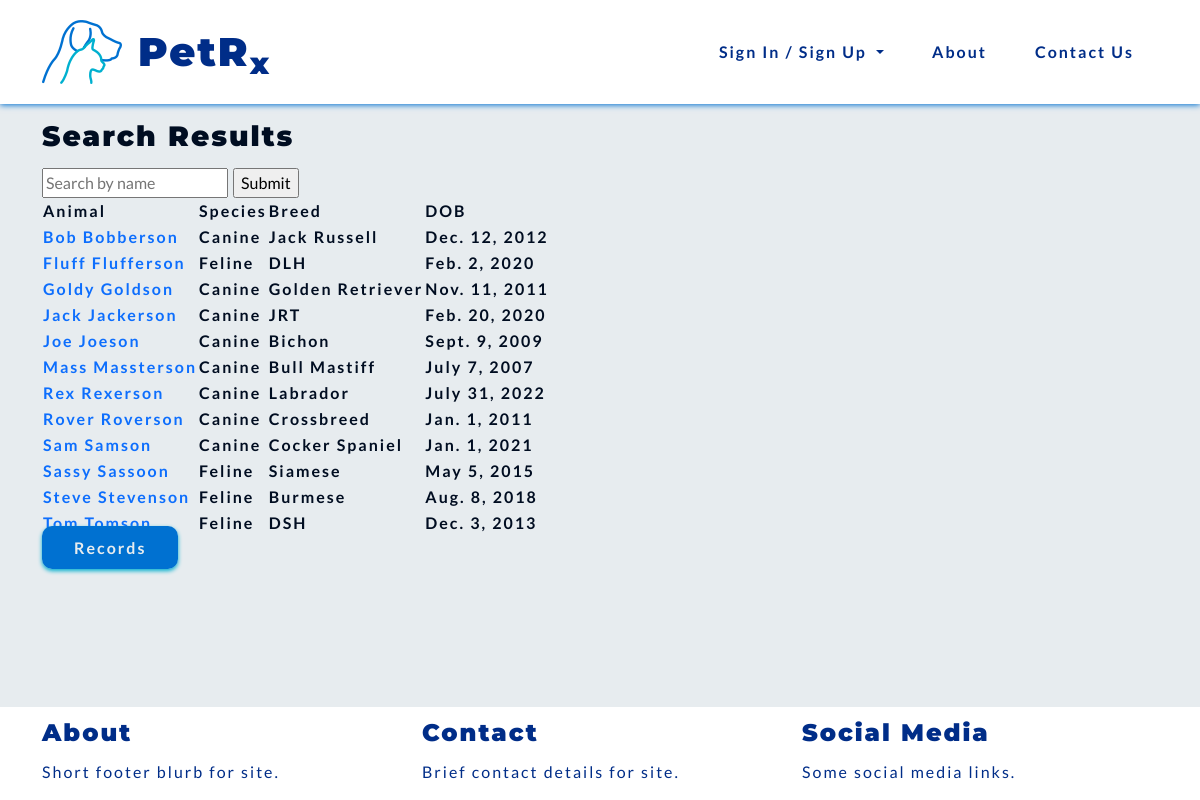
Page /records/record-search/ on the earlier database version.
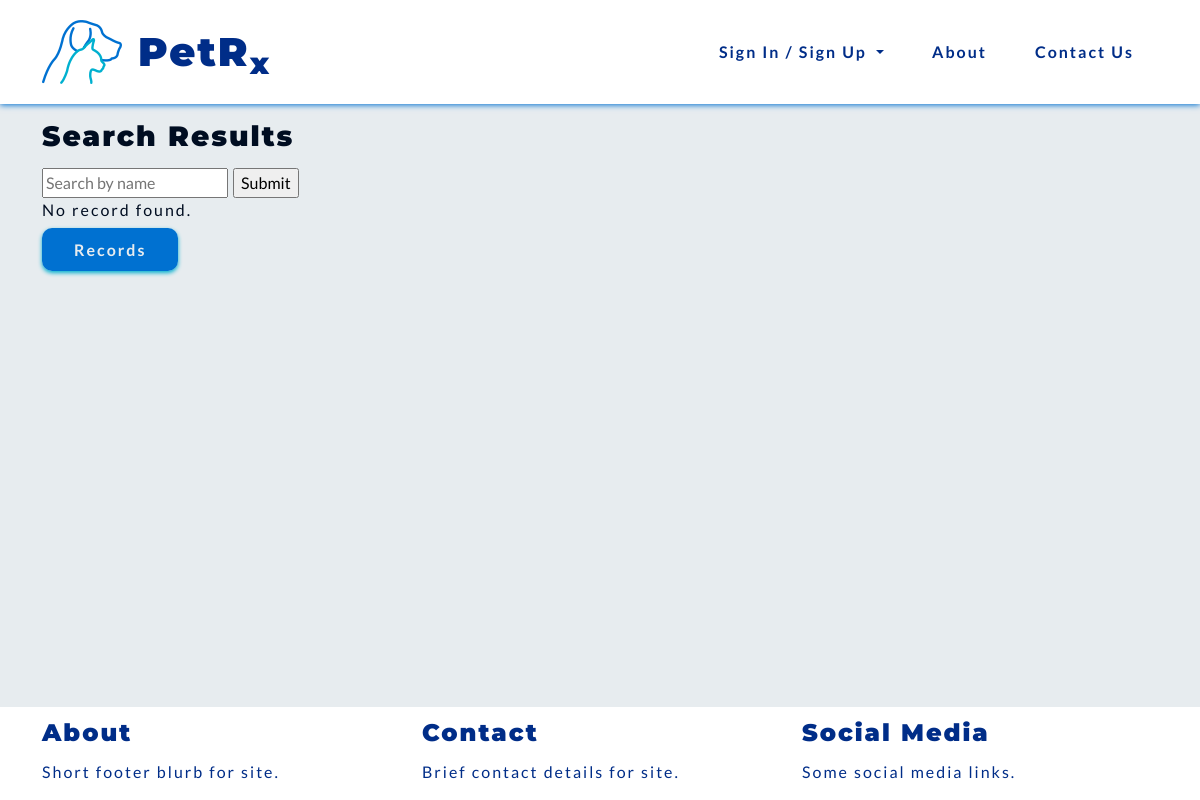
Same page on the later database version.
### records/models.py (models this page shows)
class Record(models.Model):
    name = models.CharField(max_length=50)
    surname = models.CharField(max_length=50)
    date_of_birth = models.DateField()
    species = models.CharField(choices=SPECIES, max_length=10)
    breed = models.CharField(max_length=50)
    sex = models.CharField(choices=SEX, max_length=10)
    weight = models.DecimalField(max_digits=5, decimal_places=2)
    note = models.CharField(max_length=300)
    def __str__(self):
        return self.name + " " + self.surname
    class Meta:
        ordering = ['surname']
        unique_together = ['name', 'surname', 'date_of_birth', 'species', 'breed', 'sex']

### records/views.py (the view)
# urls.py: path('record-search/', views.record_search, name='record_search'),
def record_search(request):
    query = request.GET.get('query')
    record_qs = Record.objects.all()
    if query is not None:
        args = Q(name__icontains=query) | Q(surname__icontains=query)
        record_qs = Record.objects.filter(args)
    context = {'record_list': record_qs}
    return render(request, 'records/record_search.html', context)

### records/templates/records/record_search.html (shortened to what this page needs)
{% extends 'base.html' %}
{% block content %}
<h3> Search Results </h3>
<form method="GET" action="{% url 'records:record_search' %}">
    <input type="text" name="query" placeholder="Search by name">
    <input type="submit">
</form>
{% if record_list %}
<table>
    <tr>
        <th>Animal</th>
        <th>Species</th>
        <th>Breed</th>
        <th>DOB</th>
    </tr>
    {% for record in record_list %}
    <tr>
        <th><a href="{% url 'records:animal_profile' animal_id=record.id %}">{{ record }}</a>
        <th>{{ record.species }}</th>
        <th>{{ record.breed }}</th>
        <th>{{ record.date_of_birth }}</th>
    <tr>
        {% endfor %}
</table>
{% else %}
<p>No record found.</p>
{% endif %}
    <a class="pet-btns" href="{% url 'records:records' %}">Records</a>
{% endblock %}

### templates/base.html (shortened to what this page needs)
{% load static %}
<!DOCTYPE html>
<html lang="en">
<head>
    <link href="https://cdn.jsdelivr.net/npm/bootstrap@5.0.2/dist/css/bootstrap.min.css" rel="stylesheet">
    <link rel="stylesheet" type="text/css" href="{% static 'css/style.css' %}">
</head>
<body>
    {% include 'nav/header.html' %}
<div class="container-md">
    {% block content %}{% endblock content %}
</div>
    {% include 'nav/footer.html' %}
</body>
</html>

### templates/nav/header.html (shortened to what this page needs)
{% load static %}
<header>
  <nav id="navbar" class="navbar navbar-expand-lg blue-text">
    <div class="container-sm">
      <a class="navbar-brand" href="{% url 'vetprofiles:index' %}"><img src="{% static 'images/petrxlogo.png' %}"
          alt="PetRx Logo"></a>
      <h1 class="nav-title">PetR<sub>x</sub></h1>
      <div class="collapse navbar-collapse" id="navbarSupportedContent">
        <ul class="navbar-nav ms-auto mb-2 mb-lg-0">
          {% if user.is_authenticated %}
          <li class="nav-item">
            <a class="pet-links" href="{% url 'vetprofiles:profile' %}">Profile</a>
          </li>
          <li class="nav-item">
            <a class="pet-links" href="{% url 'records:records' %}">Records</a>
          </li>
          <li class="nav-item">
            <a class="pet-links" href="{% url 'vetprofiles:logout' %}">Logout</a>
          </li>
          <li class="nav-item dropdown">
            <ul class="dropdown-menu" aria-labelledby="navbarDropdown">
              <li><a class="dropdown-item" href="{% url 'vetprofiles:profile' %}">Profile</a></li>
              <li><a class="dropdown-item" href="{% url 'records:records' %}">Records</a></li>
              <li><a class="dropdown-item" href="{% url 'vetprofiles:logout' %}">Logout</a></li>
            </ul>
          </li>
          {% else %}
          <li class="nav-item">
            <div class="dropdown show">
              <a class="dropdown-toggle pet-links" href="#" role="button" id="dropdownMenuLink"
                data-bs-toggle="dropdown" aria-haspopup="true" aria-expanded="false">
                Sign In / Sign Up
              </a>
            </div>
          </li>
          <li class="nav-item">
            <a class="pet-links" href="{% url 'vetprofiles:about' %}">About</a>
          </li>
          <li class="nav-item">
            <a class="pet-links" href="{% url 'vetprofiles:contact' %}">Contact Us</a>
          </li>
          {% endif %}
        </ul>
      </div>
    </div>
  </nav>
</header>

### templates/nav/footer.html
<footer class="fixed-bottom">
    <div class="container-md">
        <div class="row">
            <div class="col">
                <h4>About</h4>
                <p>Short footer blurb for site.</p>
            </div>
            <div class="col">
                <h4>Contact</h4>
                <p>Brief contact details for site.</p>
            </div>
            <div class="col">
                <h4>Social Media</h4>
                <p>Some social media links.</p>
            </div>
        </div>
    </div>
</footer>

### static/css/style.css (style rules this page uses)
:root { --site-white: #e7ecef; --site-black: #000d21; --site-dark-blue: #002d88; --site-light-blue: #0071d1; --site-turquoise: #00b0cf; }
html { height: 100%; }
body { font-family: "Lato", sans-serif; color: var(--site-black); font-size: 1rem; letter-spacing: 2px; background: var(--site-white); }
h1, h2, h3, h4 { font-family: "Montserrat", "Lato", sans-serif; font-weight: 900; margin-top: 0.5em; margin-bottom: 0.5em; }
.blue-text { color: var(--site-dark-blue); }
li { list-style: none; }
a { text-decoration: none; }
.pet-links { display: block; padding: 0.25rem 0.5rem; color: var(--site-dark-blue); font-weight: 600; margin: 1em; transition: color .8s linear, box-shadow 1s linear; }
.pet-btns { background-color: var(--site-light-blue); color: var(--site-white); font-weight: 600; padding: 0.75em 2em; border-radius: 10px; box-shadow: 0 2px 4px 0 var(--site-turquoise); transition: all .2s linear; }
#navbar { margin-bottom: 1em; background-color: #fff; color: var(--site-dark-blue); box-shadow: 0 1px 6px 0 var(--site-light-blue); }
footer { background-color: white; color: var(--site-dark-blue); }

Differences in the rows shown:
removed Record: name+surname "Bob Bobberson", species "Canine", breed "Jack Russell", date_of_birth "Dec. 12, 2012"
removed Record: name+surname "Fluff Flufferson", species "Feline", breed "DLH", date_of_birth "Feb. 2, 2020"
removed Record: name+surname "Goldy Goldson", species "Canine", breed "Golden Retriever", date_of_birth "Nov. 11, 2011"
removed Record: name+surname "Jack Jackerson", species "Canine", breed "JRT", date_of_birth "Feb. 20, 2020"
removed Record: name+surname "Joe Joeson", species "Canine", breed "Bichon", date_of_birth "Sept. 9, 2009"
removed Record: name+surname "Mass Massterson", species "Canine", breed "Bull Mastiff", date_of_birth "July 7, 2007"
removed Record: name+surname "Rex Rexerson", species "Canine", breed "Labrador", date_of_birth "July 31, 2022"
removed Record: name+surname "Rover Roverson", species "Canine", breed "Crossbreed", date_of_birth "Jan. 1, 2011"
removed Record: name+surname "Sam Samson", species "Canine", breed "Cocker Spaniel", date_of_birth "Jan. 1, 2021"
removed Record: name+surname "Sassy Sassoon", species "Feline", breed "Siamese", date_of_birth "May 5, 2015"
removed Record: name+surname "Steve Stevenson", species "Feline", breed "Burmese", date_of_birth "Aug. 8, 2018"
removed Record: name+surname "Tom Tomson", species "Feline", breed "DSH", date_of_birth "Dec. 3, 2013"
Other differences:
text no longer shown: "Animal Species Breed DOB"
text now shown: "No record found."
